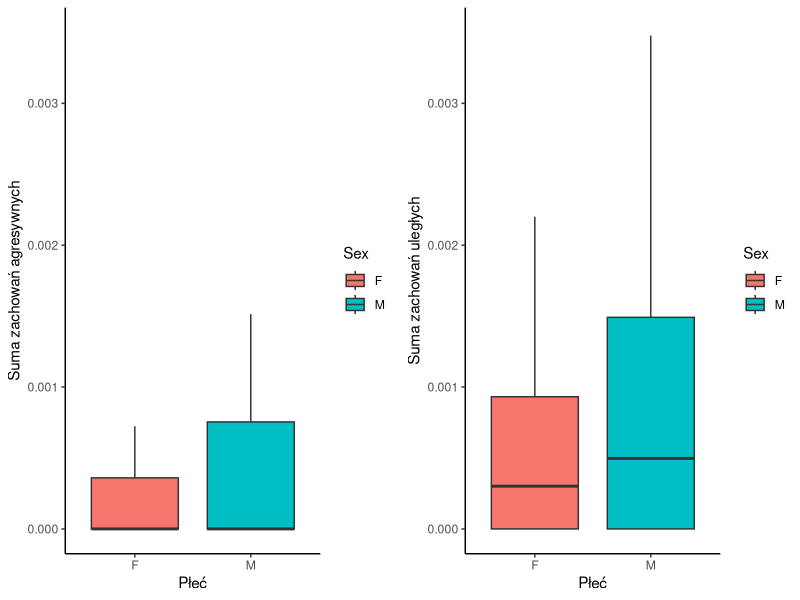
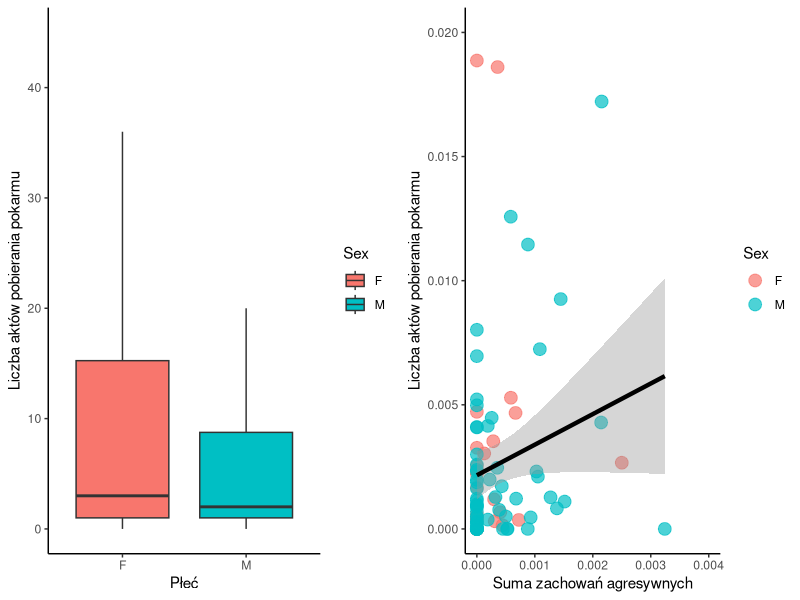

These charts were generated, in order, by the following R code:
## ---- chunk 1
knitr::opts_chunk$set(warning = F, message = F)
## ---- chunk 2
# zalecze

library(tidyverse)
library(readxl)
library(gridExtra)

bhv <- read_excel('BehaveDB.xlsx')

bhv$Behav <- factor(bhv$Behav,
                   levels = c("FOOD", "OOF", "AGR_M", "AGR_F", 'SUB_M',
                              'SUB_F'))

## ---- chunk 3
# zliczanie zachowań

bhv.count <- bhv %>% 
  count(ID, Behav) %>% 
  pivot_wider(names_from = Behav,
              values_from = n,
              values_fill = 0) %>% 
  mutate(Sex = substr(ID, 1, 1))



bhv.oof <- bhv %>% group_by(ID) %>% 
  summarise(Last_Frame = max(Frame))

# towrzenie zmiennych o proporcji

bhv.count <- bhv.count %>%
  left_join(bhv.oof, by = 'ID') %>% 
  select(-OOF) %>% 
  mutate(prop_FOOD = FOOD/Last_Frame,
         prop_AGR_M = AGR_M/Last_Frame,
         prop_AGR_F = AGR_F/Last_Frame,
         prop_SUB_M = SUB_M/Last_Frame,
         prop_SUB_F = SUB_F/Last_Frame,
         sum_AGR = (AGR_M + AGR_F)/Last_Frame,
         sum_SUB = (SUB_M + SUB_F)/Last_Frame,
         sum_BEH = FOOD + AGR_M + AGR_F + SUB_M + SUB_F) %>% 
  filter(sum_BEH != 0)

## ---- chunk 4
# porownanie plci pod wzgledem zachowan

pb1 <- bhv.count %>% ggplot(aes(x = Sex, y = sum_AGR)) +
  geom_boxplot(aes(fill = Sex), outlier.shape = NA) +
  coord_cartesian(ylim = c(0, 0.0035)) +
  labs(y = 'Suma zachowań agresywnych', x = 'Płeć') +
  theme_classic()

pb2 <- bhv.count %>% ggplot(aes(x = Sex, y = sum_SUB)) +
  geom_boxplot(aes(fill = Sex), outlier.shape = NA) +
  coord_cartesian(ylim = c(0, 0.0035)) +
  labs(y = 'Suma zachowań uległych', x = 'Płeć') +
  theme_classic()

grid.arrange(pb1, pb2, nrow = 1)

wilcox.test(data = bhv.count, sum_AGR ~ Sex)
wilcox.test(data = bhv.count, sum_SUB ~ Sex)


## ---- chunk 5

# porownanie plci pod wzgledem aktow zjadania + korelacja z agresja


pf1 <- bhv.count %>% ggplot(aes(x = Sex, y = FOOD)) +
  geom_boxplot(aes(fill = Sex), outlier.shape = NA) +
  coord_cartesian(ylim = c(0, 45)) +
  labs(y = 'Liczba aktów pobierania pokarmu', x = 'Płeć') +
  theme_classic()



pf2 <- bhv.count %>% ggplot(aes(x = sum_AGR, y = prop_FOOD)) +
  geom_point(aes(color = Sex), size = 4, alpha = 0.7) +
  geom_smooth(method = 'lm', color = 'black', linewidth = 1.5) + 
  ylim(0, 0.02) +
  xlim(0, 0.004) +
  labs(y = 'Liczba aktów pobierania pokarmu', x = 'Suma zachowań agresywnych') +
  theme_classic()


grid.arrange(pf1, pf2, ncol = 2)


wilcox.test(data = bhv.count, FOOD ~ Sex)

cor.test(bhv.count$FOOD, bhv.count$sum_AGR,
         method = 'spearman')


